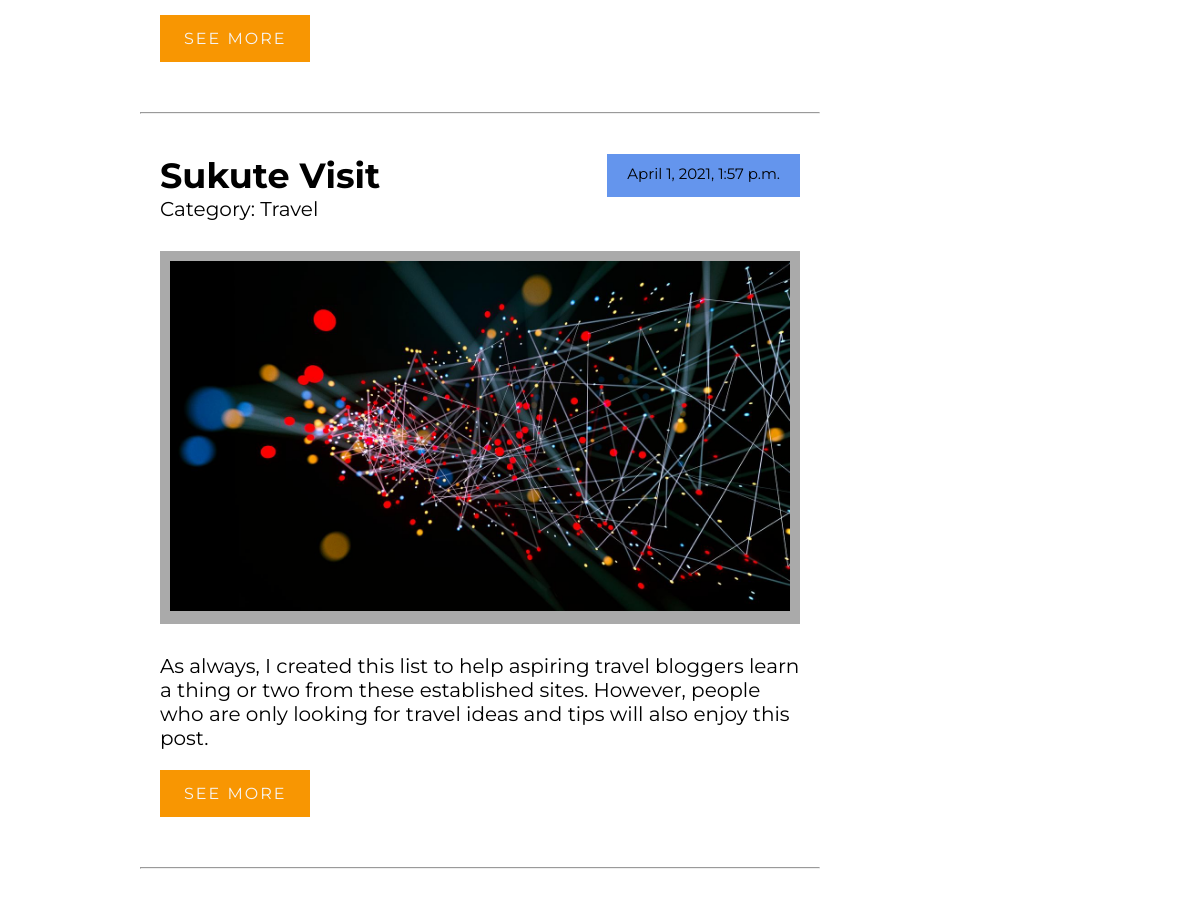
The app's page /blogs (middle part), older data.
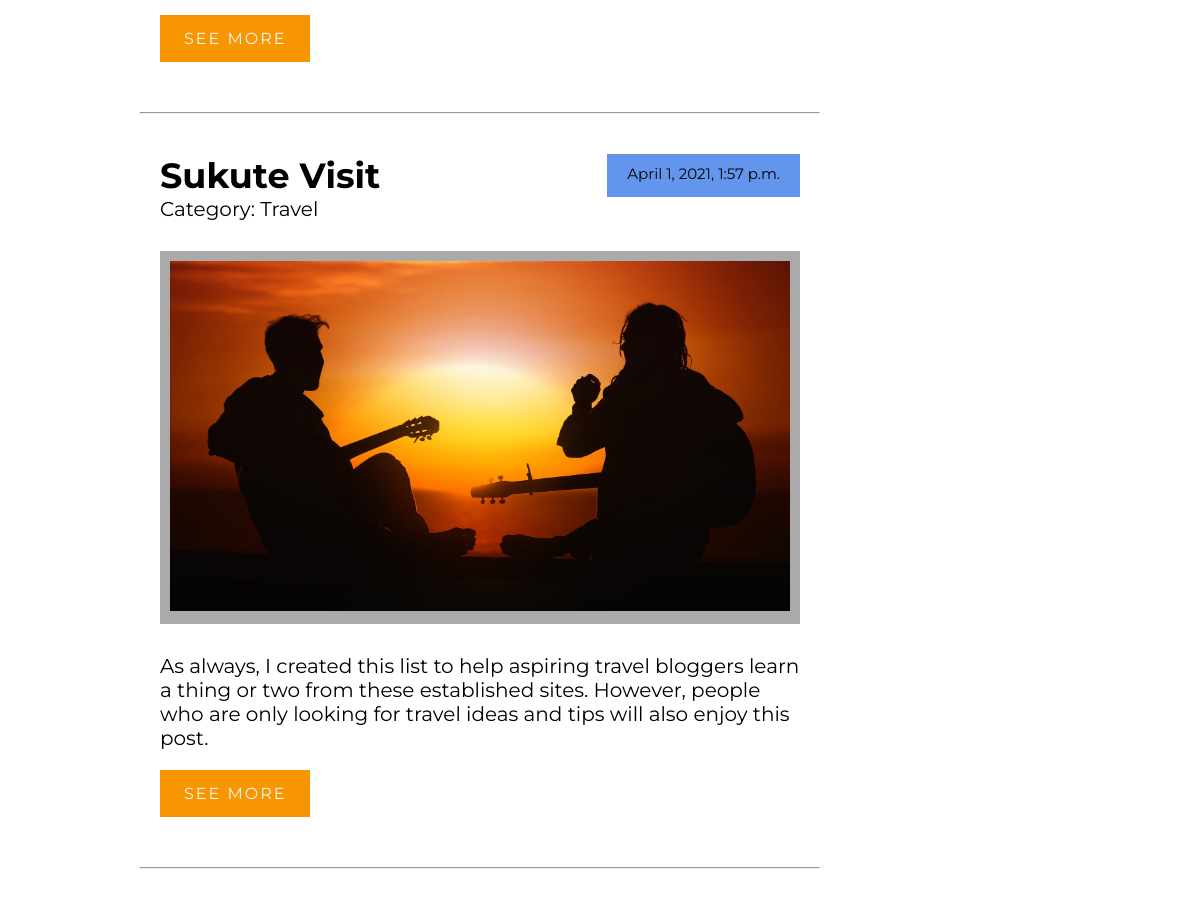
The same page, newer data.
### core/models.py (models this page shows, shortened)
class blogHaru(models.Model):
	blog_category = [
		('Programming', 'Programming'),
		('Travel', 'Travel'),
		('Techlology', 'Techlology'),
		('Motivation', 'Motivation'),
		('Others', 'Others')
	]
	category = models.CharField(max_length=15, choices=blog_category)
	title = models.CharField(max_length=200)
	description=models.TextField()
	image = models.ImageField(upload_to='Blog_images')
	date_posted = models.DateTimeField(default=timezone.now)

### core/views.py (the view)
# urls.py: path('blogs', BlogTemplateView.as_view(),),
class BlogTemplateView(TemplateView):
	template_name ='core/blogs.html'
	def get_context_data (self,**kwargs):
		context =super().get_context_data(**kwargs)
		context['blogs']=blogHaru.objects.all()
		return context

### core/templates/core/blogs.html (shortened to what this page needs)
{% extends "../base.html" %}
{% load static %}
{% block body %}
<section class="blog">
    <div class="inner-blog">
    <div class="row">
      <div class="leftcolumn">
        {% for blog in blogs %}
        <div class="card">
          <div class="blog-topPart">
            <h2>{{blog.title}}</h2>
            <span>{{blog.date_posted}}</span>
          </div>
          <p>Category: {{blog.category}}</p>
          <div class="blog-lowpart">
            <div class="blog-img" >
            <img src="{{blog.image.url}}">
            </div>
            <p>{{blog.description}}</p>
            <a href="#">See more</a>
          </div>
        </div>
        <hr>
        {% endfor %}
      </div>
    </div>
    </div>
</section>
    {% endblock body %}

Row changes from the older to the newer data that the page shows:
changed blogHaru "Sukute Visit": image: a different picture
